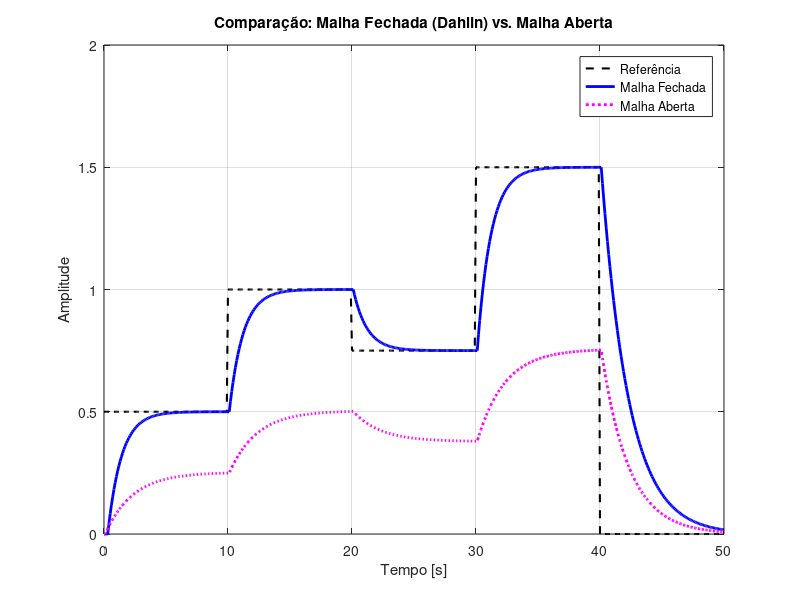

The MATLAB source for this figure: (Note: this script raises an error after producing the figure.)
clear;
clc;
close all;

fs = 10;
T = 1/fs;

% Planta

R1=9.96*10^3;
R2=9.79*10^3;
C=448*10^-6;
K = R1/(R1+R2);
Tau = C*R1*R2/(R1+R2);
c =-exp(-T/Tau);
a1 = c;
b1 = K*(1+c);
tau_linha = Tau/2;
Kp = 1;
cp = -exp(-T/tau_linha);

% Sinal de entrada
tmax = 50;
tempo = 0:T:(tmax-T);
N = numel(tempo);

r = zeros(1,N);
r(tempo < 10) = 0.5;
r(tempo >= 10 & tempo < 20) = 1;
r(tempo >= 20 & tempo < 30) = 0.75;
r(tempo >= 30 & tempo < 40) = 1.5;
r(tempo >= 40 & tempo < 50) = 0;


% === MALHA FECHADA ===
y = zeros(1,N);
u = zeros(1,N);
e = zeros(1,N);

for k = 3:N
    % Saída do sistema (planta)
    y(k) = b1*u(k-2) - a1*y(k-1);

    % Erro
    e(k) = r(k) - y(k);

    % Controlador Dahlin
    alfa1 = (Kp*(1+cp))/b1;
    alfa2 = (a1*Kp*(1+cp))/b1;
    alfa3 = -cp;
    alfa4 = Kp*(1+cp);
    u(k) = alfa3*u(k-1) + alfa4*u(k-2) + alfa1*e(k) + alfa2*e(k-1);
    if u(k) > 5
        u(k)=5;
    end 
    if u(k)<0
        u(k)=0;
    end
end

% === MALHA ABERTA ===
y_oa = zeros(1,N);  % saída malha aberta
u_oa = r;           % entrada = referência (sem controle)

for k = 3:N
    y_oa(k) = b1*u_oa(k-2) - a1*y_oa(k-1);
end



% === Gráfico: Comparação das respostas ===
figure;
plot(tempo, r, 'k--', 'LineWidth', 1.5); hold on;
plot(tempo, y, 'b', 'LineWidth', 2);
plot(tempo, y_oa, 'm:', 'LineWidth', 2);
xlabel('Tempo [s]');
ylabel('Amplitude');
title('Comparação: Malha Fechada (Dahlin) vs. Malha Aberta');
legend('Referência', 'Malha Fechada', 'Malha Aberta');
grid on;

% === Gráfico: Sinal de erro e controle ===
figure;
yyaxis left;
plot(tempo, e, 'r', 'LineWidth', 1.5);
ylabel('Erro');

yyaxis right;
plot(tempo, u, 'g', 'LineWidth', 1.5);
ylabel('Sinal de Controle');

xlabel('Tempo [s]');
title('Sinal de Erro e Controle (Malha Fechada)');
legend('Erro', 'Controle');
grid on;
